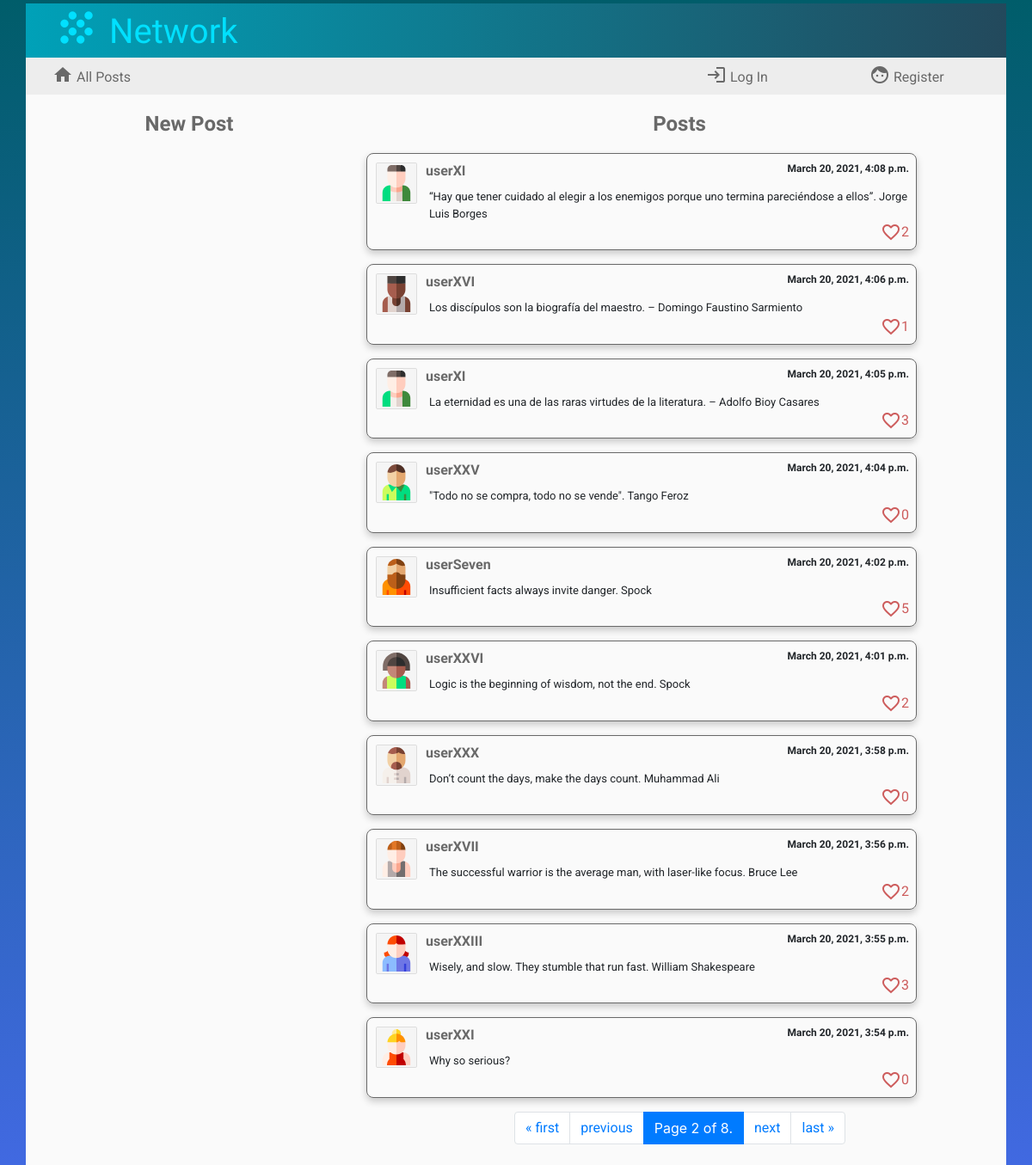
Screenshot of /?page=2 with the database file from the repository.
### network/models.py (models this page shows, shortened)
class Posts(models.Model): # publicación
    usuario = models.ForeignKey(User, on_delete=models.CASCADE, blank=False)
    avatar = models.CharField(max_length=12, blank=False)
    contents = models.TextField(max_length=640, blank=False)
    post_date = models.DateTimeField(blank=False, auto_now_add=True)
    cantidad_megusta = models.IntegerField(default=0)
    megusta = models.ManyToManyField(User, blank=True, related_name="likesto")

class User(AbstractUser):
    pass

### network/views.py (the view)
# urls.py: path("", views.index, name="index"),
def index(request):
    lista_posts = Posts.objects.all().order_by('-post_date')
    paginator = Paginator(lista_posts, 10)
    page_number = request.GET.get('page')
    page_obj = paginator.get_page(page_number)
    if request.user.is_authenticated:
        perfil = Profile.objects.get(usuario=request.user)
        return render(request, "network/index.html",{"perfil": perfil,'page_obj': page_obj})
    else:
        return render(request, "network/index.html",{'page_obj': page_obj})

### network/templates/network/index.html (shortened to what this page needs)
{% extends "network/layout.html" %}
{% load static %}
{% block body %}
<div class="container cuerpo">
    <div class="row">
        <div class="col-4">
           <div class="titleNewPost">New Post</div>
        </div>
        <div class="col-8">
            {% if following %}
            <div class="titleNewPost">Posts by users followed </div>
            {% else %}
            <div class="titleNewPost">Posts</div>
            {% endif %}
        </div>
    </div>
    <div class="row" id="principal">
        <div class="col-4">
            {% if user.is_authenticated %}
            <div id="formulario">
            <form id="compose-form">
                <textarea id="compose-post"></textarea>
                <input type="submit" class="btn btn-primary botonenviar" value="Send"/>
            </form>
            <div id="successfully">posted successfully
                <span class="material-icons">
                    sentiment_satisfied_alt
                    </span>
            </div>
            </div>
            {% else %}
            <div id="formulario">
            </div>
            {% endif %}
        </div>
        <div class="col-8" id="posts">
            {% for post in page_obj %}
            <div class="post">
                <div class="postdetails"> <a href="{% url 'profile' post.usuario %}"> <img src="/static/network/avatars/{{post.avatar}}" class="postavatar"> <text class="postname">{{post.usuario}}</text> </a> <text class="postdate">{{post.post_date}}</text></div>
                <div class="postcontents" id='contents{{post.id}}'>{{post.contents}}</div>
                {% if user.is_authenticated %}
                <div>
                    {% if post.usuario == request.user %}
                    <br><a class="enlaceedit" data-postid='{{post.id}}'>Edit</a>
                    {% endif %}
                </div>
                <div class="postlikes">
                <i class="material-icons iconlikes identity" data-identity='{{post.id}}' style="cursor: pointer" id='icon{{post.id}}'>
                    {% if user in post.megusta.all %}
                        favorite
                    {% else %}
                        favorite_border
                    {% endif %}
                </i>
                <text class="numberlikes" id='text{{post.id}}'>&nbsp;{{post.cantidad_megusta}}</text></div>
                {% else %}
                <div class="postlikes"><i class="material-icons iconlikes">favorite_border</i><text class="numberlikes">{{post.cantidad_megusta}}</text></div>
                {% endif %}
            </div>
            {% endfor %}
            <nav aria-label="...">
                <ul class="pagination justify-content-center">
                    {% if page_obj.has_previous %}
                    <li class="page-item"> <a class="page-link" href="?page=1">&laquo; first</a></li>
                    <li class="page-item"> <a class="page-link" href="?page={{ page_obj.previous_page_number }}">previous</a> </li>
                    {% endif %}
                    <li class="page-item active" aria-current="page">
                        <span class="page-link">
                        Page {{ page_obj.number }} of {{ page_obj.paginator.num_pages }}.
                        </span>
                    </li>
                    {% if page_obj.has_next %}
                    <li class="page-item"> <a class="page-link" href="?page={{ page_obj.next_page_number }}">next</a> </li>
                    <li class="page-item"> <a class="page-link" href="?page={{ page_obj.paginator.num_pages }}">last &raquo;</a> </li>
                    {% endif %}
                </ul>
            </nav>
        </div>
    </div>
</div>
{% endblock %}

### network/static/network/styles.css (style rules this page uses)
body { background: linear-gradient(to top, RoyalBlue, #005D6A); padding-top: 4px; }
a { font-family: 'Roboto', sans-serif; color: dimgrey; }
.cuerpo { background: #fafafa; padding-bottom: 8px; }
.titleNewPost { font-family: 'Jura', sans-serif; font-size: 24px; font-weight:700; color: dimgrey; text-align: center; vertical-align: text-bottom; padding-top: 16px; }
#formulario, #posts { padding-top: 16px; padding-left: 16px; }
#posts { overflow-y:scroll; }
.post { height: auto; min-width: 640px; max-width: 640px; border: 1px solid dimgrey; border-radius: 8px; padding: 8px; margin: 0 auto 16px; font-family: 'Roboto', sans-serif; font-size:small; box-shadow: 0px 4px 8px rgba(0, 0, 0, 0.2); display:inline-block; }
.postavatar { border: 1px solid #ddd; padding: 2px; margin: 2px; border-radius: 4%; max-width: 48px; height: auto; background-color: whitesmoke; float:left; }
.postname { font-family: 'Jura', sans-serif; font-size: 16px; font-weight: bolder; padding-left: 8px; }
.postdate { float:right; }
.postdetails { font-family: 'Jura', sans-serif; font-size: 12px; font-weight:700; }
.postcontents { display: -ms-inline-flexbox; margin-left: 64px; margin-top: 8px; }
.postlikes { display:inline-flex; float:right; vertical-align:text-bottom; }
.iconlikes { color: indianred; }
.numberlikes { color: indianred; font-family: 'Roboto', sans-serif; font-size:medium; }

### rows the page displays
Posts: avatar (picture), usuario "userXI", post_date "March 20, 2021, 4:08 p.m.", contents "“Hay que tener cuidado al elegir a los enemigos porque uno termina pareciéndose a ellos”. Jorge Luis Borges", cantidad_megusta "2"
Posts: avatar (picture), usuario "userXVI", post_date "March 20, 2021, 4:06 p.m.", contents "Los discípulos son la biografía del maestro. – Domingo Faustino Sarmiento", cantidad_megusta "1"
Posts: avatar (picture), usuario "userXI", post_date "March 20, 2021, 4:05 p.m.", contents "La eternidad es una de las raras virtudes de la literatura. – Adolfo Bioy Casares", cantidad_megusta "3"
Posts: avatar (picture), usuario "userXXV", post_date "March 20, 2021, 4:04 p.m.", contents "\"Todo no se compra, todo no se vende\". Tango Feroz", cantidad_megusta "0"
Posts: avatar (picture), usuario "userSeven", post_date "March 20, 2021, 4:02 p.m.", contents "Insufficient facts always invite danger. Spock", cantidad_megusta "5"
Posts: avatar (picture), usuario "userXXVI", post_date "March 20, 2021, 4:01 p.m.", contents "Logic is the beginning of wisdom, not the end. Spock", cantidad_megusta "2"
Posts: avatar (picture), usuario "userXXX", post_date "March 20, 2021, 3:58 p.m.", contents "Don’t count the days, make the days count. Muhammad Ali", cantidad_megusta "0"
Posts: avatar (picture), usuario "userXVII", post_date "March 20, 2021, 3:56 p.m.", contents "The successful warrior is the average man, with laser-like focus. Bruce Lee", cantidad_megusta "2"
Posts: avatar (picture), usuario "userXXIII", post_date "March 20, 2021, 3:55 p.m.", contents "Wisely, and slow. They stumble that run fast. William Shakespeare", cantidad_megusta "3"
Posts: avatar (picture), usuario "userXXI", post_date "March 20, 2021, 3:54 p.m.", contents "Why so serious?", cantidad_megusta "0"

### other values shown
{{ page_obj.number }} "2"
{{ page_obj.paginator.num_pages }} "8"
